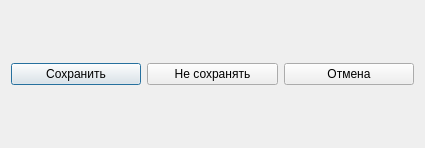
<?xml version="1.0" encoding="UTF-8"?>
<ui version="4.0">
 <class>CloseWindow</class>
 <widget class="QDialog" name="CloseWindow">
  <property name="geometry">
   <rect>
    <x>0</x>
    <y>0</y>
    <width>425</width>
    <height>148</height>
   </rect>
  </property>
  <property name="windowTitle">
   <string>Close</string>
  </property>
  <layout class="QHBoxLayout" name="horizontalLayout">
   <item>
    <widget class="QPushButton" name="pushButton">
     <property name="text">
      <string>Сохранить</string>
     </property>
    </widget>
   </item>
   <item>
    <widget class="QPushButton" name="pushButton_2">
     <property name="text">
      <string>Не сохранять</string>
     </property>
    </widget>
   </item>
   <item>
    <widget class="QPushButton" name="pushButton_3">
     <property name="text">
      <string>Отмена</string>
     </property>
    </widget>
   </item>
  </layout>
 </widget>
 <resources/>
 <connections/>
</ui>
